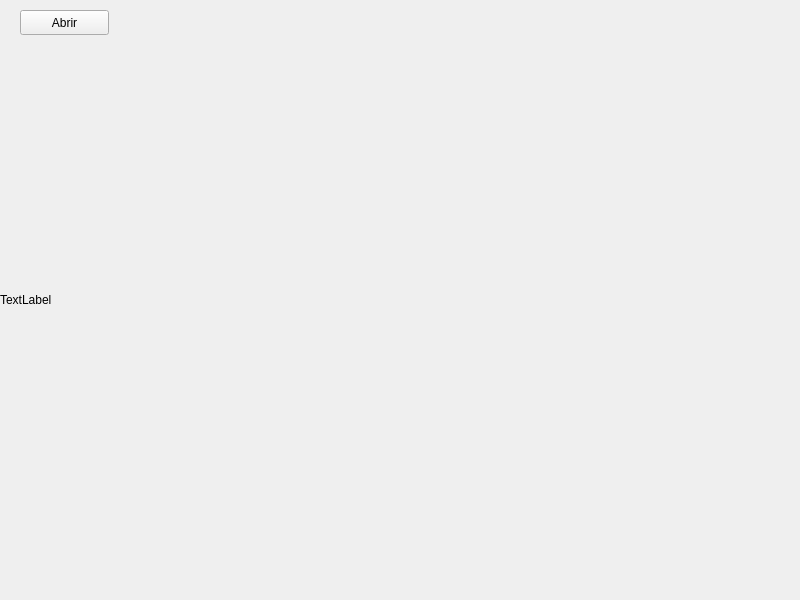
<?xml version="1.0" encoding="UTF-8"?>
<ui version="4.0">
 <class>MainWindow</class>
 <widget class="QMainWindow" name="MainWindow">
  <property name="geometry">
   <rect>
    <x>0</x>
    <y>0</y>
    <width>800</width>
    <height>600</height>
   </rect>
  </property>
  <property name="windowTitle">
   <string>MainWindow</string>
  </property>
  <widget class="QWidget" name="centralwidget">
   <widget class="QLabel" name="label">
    <property name="geometry">
     <rect>
      <x>0</x>
      <y>0</y>
      <width>800</width>
      <height>600</height>
     </rect>
    </property>
    <property name="text">
     <string>TextLabel</string>
    </property>
   </widget>
   <widget class="QPushButton" name="pushButton">
    <property name="geometry">
     <rect>
      <x>20</x>
      <y>10</y>
      <width>89</width>
      <height>25</height>
     </rect>
    </property>
    <property name="text">
     <string>Abrir</string>
    </property>
   </widget>
  </widget>
 </widget>
 <resources/>
 <connections/>
</ui>
